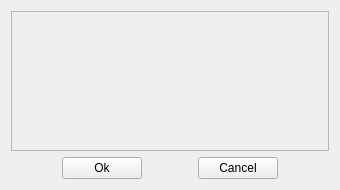
<?xml version="1.0" encoding="UTF-8"?>
<ui version="4.0">
 <class>Form</class>
 <widget class="QWidget" name="Form">
  <property name="geometry">
   <rect>
    <x>0</x>
    <y>0</y>
    <width>340</width>
    <height>190</height>
   </rect>
  </property>
  <property name="windowTitle">
   <string>Form</string>
  </property>
  <layout class="QVBoxLayout" name="verticalLayout" stretch="1,0">
   <item>
    <widget class="QScrollArea" name="scrollArea">
     <property name="widgetResizable">
      <bool>true</bool>
     </property>
     <widget class="QWidget" name="scrollAreaWidgetContents_2">
      <property name="geometry">
       <rect>
        <x>0</x>
        <y>0</y>
        <width>320</width>
        <height>139</height>
       </rect>
      </property>
      <layout class="QFormLayout" name="form_layout"/>
     </widget>
    </widget>
   </item>
   <item>
    <layout class="QHBoxLayout" name="horizontalLayout" stretch="1,0,1,0,1">
     <item>
      <spacer name="horizontalSpacer_3">
       <property name="orientation">
        <enum>Qt::Horizontal</enum>
       </property>
       <property name="sizeHint" stdset="0">
        <size>
         <width>40</width>
         <height>20</height>
        </size>
       </property>
      </spacer>
     </item>
     <item>
      <widget class="QPushButton" name="btn_ok">
       <property name="toolTip">
        <string>Accept all changes.</string>
       </property>
       <property name="text">
        <string>Ok</string>
       </property>
      </widget>
     </item>
     <item>
      <spacer name="horizontalSpacer">
       <property name="orientation">
        <enum>Qt::Horizontal</enum>
       </property>
       <property name="sizeHint" stdset="0">
        <size>
         <width>40</width>
         <height>20</height>
        </size>
       </property>
      </spacer>
     </item>
     <item>
      <widget class="QPushButton" name="btn_cancel">
       <property name="toolTip">
        <string>Reset all changes.</string>
       </property>
       <property name="text">
        <string>Cancel</string>
       </property>
      </widget>
     </item>
     <item>
      <spacer name="horizontalSpacer_4">
       <property name="orientation">
        <enum>Qt::Horizontal</enum>
       </property>
       <property name="sizeHint" stdset="0">
        <size>
         <width>40</width>
         <height>20</height>
        </size>
       </property>
      </spacer>
     </item>
    </layout>
   </item>
  </layout>
 </widget>
 <resources/>
 <connections/>
</ui>
